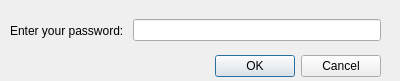
<?xml version="1.0" encoding="UTF-8"?>
<ui version="4.0">
 <class>Dialog</class>
 <widget class="QDialog" name="Dialog">
  <property name="geometry">
   <rect>
    <x>0</x>
    <y>0</y>
    <width>400</width>
    <height>81</height>
   </rect>
  </property>
  <property name="windowTitle">
   <string>Dialog</string>
  </property>
  <widget class="QDialogButtonBox" name="buttonBox">
   <property name="geometry">
    <rect>
     <x>40</x>
     <y>50</y>
     <width>341</width>
     <height>32</height>
    </rect>
   </property>
   <property name="orientation">
    <enum>Qt::Horizontal</enum>
   </property>
   <property name="standardButtons">
    <set>QDialogButtonBox::Cancel|QDialogButtonBox::Ok</set>
   </property>
  </widget>
  <widget class="QWidget" name="horizontalLayoutWidget">
   <property name="geometry">
    <rect>
     <x>10</x>
     <y>10</y>
     <width>371</width>
     <height>41</height>
    </rect>
   </property>
   <layout class="QHBoxLayout" name="horizontalLayout">
    <item>
     <widget class="QLabel" name="label">
      <property name="text">
       <string>Enter your password: </string>
      </property>
     </widget>
    </item>
    <item>
     <widget class="QLineEdit" name="lineEdit">
      <property name="font">
       <font>
        <strikeout>false</strikeout>
       </font>
      </property>
      <property name="inputMethodHints">
       <set>Qt::ImhNone</set>
      </property>
     </widget>
    </item>
   </layout>
  </widget>
 </widget>
 <resources/>
 <connections>
  <connection>
   <sender>buttonBox</sender>
   <signal>accepted()</signal>
   <receiver>Dialog</receiver>
   <slot>accept()</slot>
   <hints>
    <hint type="sourcelabel">
     <x>248</x>
     <y>254</y>
    </hint>
    <hint type="destinationlabel">
     <x>157</x>
     <y>274</y>
    </hint>
   </hints>
  </connection>
  <connection>
   <sender>buttonBox</sender>
   <signal>rejected()</signal>
   <receiver>Dialog</receiver>
   <slot>reject()</slot>
   <hints>
    <hint type="sourcelabel">
     <x>316</x>
     <y>260</y>
    </hint>
    <hint type="destinationlabel">
     <x>286</x>
     <y>274</y>
    </hint>
   </hints>
  </connection>
 </connections>
</ui>
